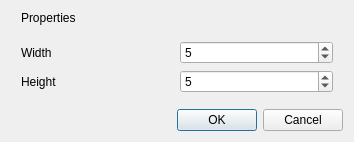
<?xml version="1.0" encoding="UTF-8"?>
<ui version="4.0">
 <class>CreateCrosswordDlg</class>
 <widget class="QDialog" name="CreateCrosswordDlg">
  <property name="geometry">
   <rect>
    <x>0</x>
    <y>0</y>
    <width>354</width>
    <height>142</height>
   </rect>
  </property>
  <property name="windowTitle">
   <string>Create Board</string>
  </property>
  <property name="modal">
   <bool>true</bool>
  </property>
  <layout class="QVBoxLayout" name="verticalLayout">
   <item>
    <layout class="QHBoxLayout" name="horizontalLayout">
     <item>
      <layout class="QHBoxLayout" name="horizontalLayout_4">
       <item>
        <spacer name="horizontalSpacer_2">
         <property name="orientation">
          <enum>Qt::Horizontal</enum>
         </property>
         <property name="sizeType">
          <enum>QSizePolicy::Fixed</enum>
         </property>
         <property name="sizeHint" stdset="0">
          <size>
           <width>10</width>
           <height>20</height>
          </size>
         </property>
        </spacer>
       </item>
      </layout>
     </item>
     <item>
      <layout class="QGridLayout" name="gridLayout_3">
       <item row="7" column="0">
        <widget class="QLabel" name="label_2">
         <property name="text">
          <string>Height</string>
         </property>
         <property name="buddy">
          <cstring>HeightSpinBox</cstring>
         </property>
        </widget>
       </item>
       <item row="2" column="1">
        <widget class="QSpinBox" name="WidthSpinBox">
         <property name="value">
          <number>5</number>
         </property>
        </widget>
       </item>
       <item row="7" column="1">
        <widget class="QSpinBox" name="HeightSpinBox">
         <property name="value">
          <number>5</number>
         </property>
        </widget>
       </item>
       <item row="1" column="0">
        <spacer name="verticalSpacer">
         <property name="orientation">
          <enum>Qt::Vertical</enum>
         </property>
         <property name="sizeHint" stdset="0">
          <size>
           <width>20</width>
           <height>40</height>
          </size>
         </property>
        </spacer>
       </item>
       <item row="8" column="0">
        <spacer name="verticalSpacer_2">
         <property name="orientation">
          <enum>Qt::Vertical</enum>
         </property>
         <property name="sizeHint" stdset="0">
          <size>
           <width>20</width>
           <height>40</height>
          </size>
         </property>
        </spacer>
       </item>
       <item row="2" column="0">
        <widget class="QLabel" name="label">
         <property name="text">
          <string>Width</string>
         </property>
         <property name="buddy">
          <cstring>WidthSpinBox</cstring>
         </property>
        </widget>
       </item>
       <item row="0" column="0" colspan="2">
        <widget class="QLabel" name="label_3">
         <property name="text">
          <string>Properties</string>
         </property>
        </widget>
       </item>
      </layout>
     </item>
     <item>
      <layout class="QHBoxLayout" name="horizontalLayout_2">
       <item>
        <spacer name="horizontalSpacer">
         <property name="orientation">
          <enum>Qt::Horizontal</enum>
         </property>
         <property name="sizeType">
          <enum>QSizePolicy::Fixed</enum>
         </property>
         <property name="sizeHint" stdset="0">
          <size>
           <width>10</width>
           <height>20</height>
          </size>
         </property>
        </spacer>
       </item>
      </layout>
     </item>
    </layout>
   </item>
   <item>
    <widget class="QDialogButtonBox" name="buttonBox">
     <property name="orientation">
      <enum>Qt::Horizontal</enum>
     </property>
     <property name="standardButtons">
      <set>QDialogButtonBox::Cancel|QDialogButtonBox::Ok</set>
     </property>
    </widget>
   </item>
  </layout>
 </widget>
 <resources/>
 <connections>
  <connection>
   <sender>buttonBox</sender>
   <signal>accepted()</signal>
   <receiver>CreateCrosswordDlg</receiver>
   <slot>accept()</slot>
   <hints>
    <hint type="sourcelabel">
     <x>259</x>
     <y>366</y>
    </hint>
    <hint type="destinationlabel">
     <x>157</x>
     <y>274</y>
    </hint>
   </hints>
  </connection>
  <connection>
   <sender>buttonBox</sender>
   <signal>rejected()</signal>
   <receiver>CreateCrosswordDlg</receiver>
   <slot>reject()</slot>
   <hints>
    <hint type="sourcelabel">
     <x>327</x>
     <y>366</y>
    </hint>
    <hint type="destinationlabel">
     <x>286</x>
     <y>274</y>
    </hint>
   </hints>
  </connection>
 </connections>
</ui>
